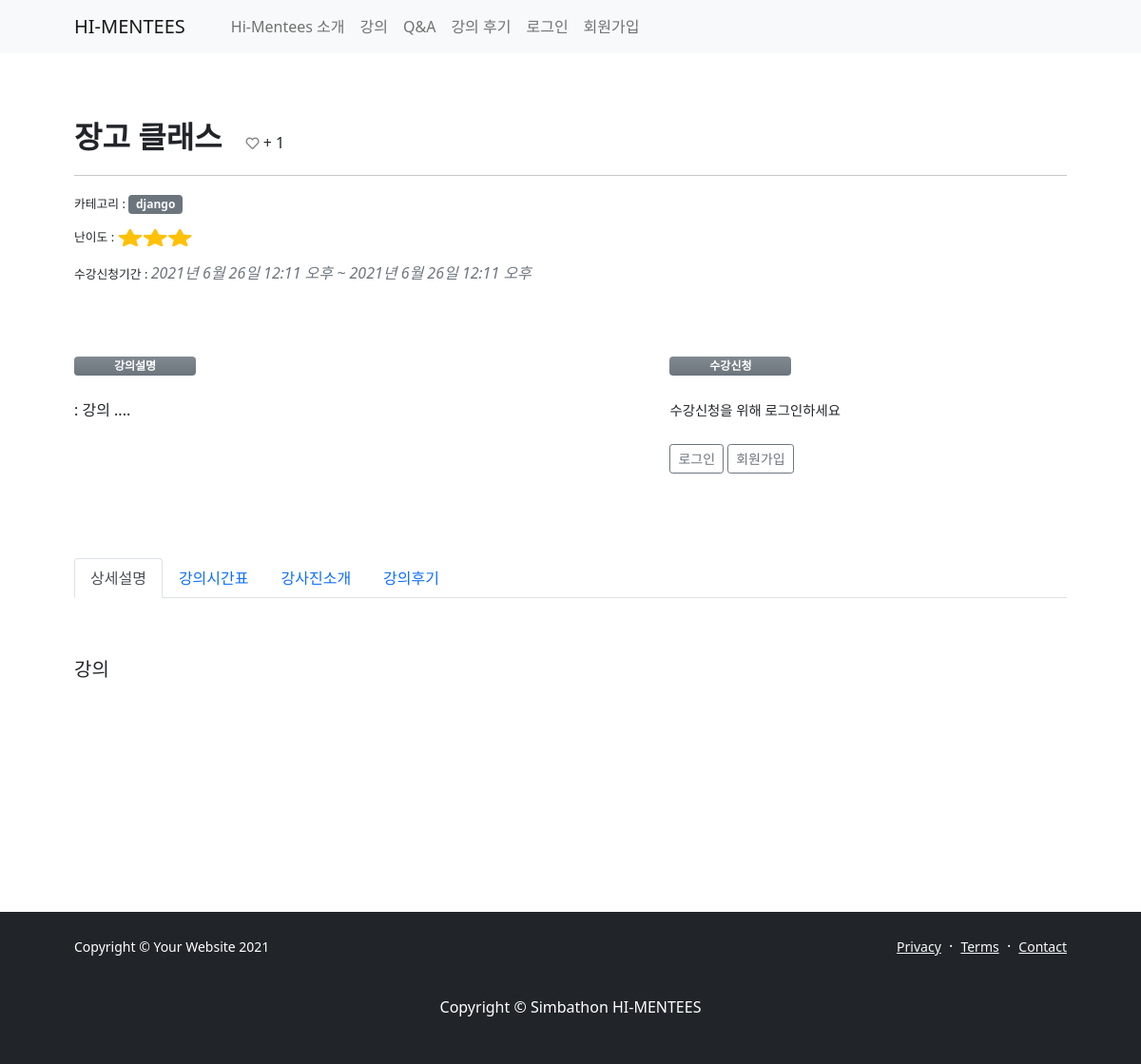
/lecture/1, run on the app's committed database.
### lecture/models.py (models this page shows, shortened)
class Lecture(models.Model):
    id=models.AutoField(primary_key=True)
    title=models.CharField(max_length=200)
    category = models.ForeignKey('Category', on_delete=models.CASCADE, null=True)
    body=models.TextField()
    LEVEL_CHOICE = (
    ('star1','1단계'),
    ('star2','2단계'),
    ('star3','3단계'),
    ('star4','4단계'),
    ('star5','5단계'),)
    level=models.CharField(max_length=10, choices=LEVEL_CHOICE)
    host=models.ForeignKey(UserProfile, on_delete=models.CASCADE)
    app_start_date=models.DateTimeField()
    app_end_date=models.DateTimeField()
    thumbnail=models.ImageField(upload_to='images/',blank=True, null=True)
    schedule=models.ImageField(upload_to='images/',blank=True, null=True)
    enrol_students=models.ManyToManyField(settings.AUTH_USER_MODEL, blank=True, related_name="enrol")
    like_users=models.ManyToManyField(settings.AUTH_USER_MODEL, related_name="like_lectures")
    def summary(self):
        return self.body[:20]
    class Meta:
        db_table='Lecture'

class Category(models.Model):
    name=models.CharField(max_length=20,null=False)
    def __str__(self):
        return self.name

### lecture/views.py (the view)
# urls.py: path('<str:id>',detail, name="detail"),
def detail(request, id):
    lecture=get_object_or_404(Lecture, pk=id)
    return render(request, 'lecture/lectureDetail.html',{'lecture':lecture})

### accounts/models.py (called while the page is built)
    def __str__(self):
        return self.name

### lecture/templates/lecture/lectureDetail.html (shortened to what this page needs)
{% extends "base.html" %}
{% load static %}
{% block content %}
<!DOCTYPE html>
    <head>
        <link href="https://cdn.jsdelivr.net/npm/bootstrap-icons@1.5.0/font/bootstrap-icons.css" rel="stylesheet" />
        <link href="css/styles.css" rel="stylesheet" />
    </head>
    <body class="d-flex flex-column">
        <main class="flex-shrink-0">
            <section class="py-5">
                <div class="container px-5 my-5">
                    <div class="row gx-5">
                                <header class="mb-4">
                                    <div>
                                        <span>
                                        <span class="fw-bolder mb-1" style="font-size:xx-large">{{lecture.title}} &nbsp; </span>
                                        {% with lecture_like_users=lecture.like_users.all %}
                                        {% if request.user in lecture_like_users %}
                                        <a href="{% url 'lecture:like' lecture.id %}">
                                        <i class="fas fa-heart fa-sm animated delay-1s" style="color: red;"></i>
                                        </a>
                                        {% elif user.is_authenticated %}
                                        <a href="{% url 'lecture:like' lecture.id %}">
                                        <i class="far fa-heart fa-sm animated infinite bounce delay-1s" style="color: gray;"></i>
                                        </a>
                                        {% else %}
                                        <i class="far fa-heart fa-sm animated infinite bounce delay-1s" style="color: gray;"></i>
                                        {% endif %}
                                        <span>  + {{ lecture_like_users|length }} </span>
                                        {% endwith %}
                                        </span>
                                        <br>
                                        <hr>
                                        <span style ="font-size:0.8em"> 카테고리 : </span><a class="badge bg-secondary text-decoration-none link-light" href="#!">{{lecture.category}}</a>
                                        <br>
                                        <span style ="font-size:0.8em">난이도 : </span>
                                        {% if lecture.level == 'star3' %}
                                        <img src="{%static 'images/star3.png' %}" width=130 height=50></img>
                                        {% endif %}
                                        <br>
                                        <span style ="font-size:0.8em"> 수강신청기간 : </span><span class="text-muted fst-italic mb-2">{{lecture.app_start_date}} ~ {{lecture.app_end_date}}</span>
                                    </div>
                                </header>
                                    <div>
                                        <br><br>
                                        <div style="width:60%; float:left;">
                                        <div class="badge bg-secondary bg-gradient text-wrap" style="width: 8rem;">
                                            강의설명
                                          </div><br><br>
                                            :  {{lecture.summary}} ....
                                        </div>
                                         <div style="width:40%; float:right;">
                                         <div class="badge bg-secondary bg-gradient text-wrap" style="width: 8rem;">
                                            수강신청
                                          </div><br><br>
                                        {% if user.is_authenticated %}
                                            {% if user.userprofile.job == '학생' %}
                                                {% if user in lecture.enrol_students.all %}
                                                &nbsp;<a href="{% url 'lecture:drop_student' lecture.id %}" type="button"  class="btn btn-outline-secondary  btn-block">수강취소</a>
                                                {% else %}
                                                &nbsp;<a href="{% url 'lecture:enrol_student' lecture.id %}" type="button"  class="btn btn-outline-secondary  btn-block">수강신청</a>
                                                {% endif %}
                                            {% else %}
                                            <a href="#" style="color: rgb(231, 84, 58);" class="text-decoration-none">※학생만 수강신청할 수 있습니다.※</a>
                                            {% endif %}
                                        {% else %}
                                        <span style ="font-size:0.9em"> 수강신청을 위해 로그인하세요 </span>
                                        <br><br>
                                        <a href="{% url 'account_login' %}" class="btn btn-outline-secondary btn-sm btn-block" >로그인</a>
                                        <a href="{% url 'account_signup' %}" class="btn btn-outline-secondary btn-sm btn-block" >회원가입</a>
                                        {% endif %}
                                        </div>
                                    </div>
                                    <br><br><br><br><br> <br><br><br><br><br><br>
                                    <div>
                                    <body>
                                    <section class="mb-5">
                                        <ul class="nav nav-tabs" id="myTab" role="tablist">
                                            <li class="nav-item" role="presentation">
                                            <button class="nav-link active" id="detail_introduce-tab" data-bs-toggle="tab" data-bs-target="#detail_introduce" type="button" role="tab" aria-controls="detail_introduce" aria-selected="true">상세설명</button>
                                            </li>
                                            <li class="nav-item" role="presentation">
                                            <button class="nav-link" id="schedule-tab" data-bs-toggle="tab" data-bs-target="#schedule" type="button" role="tab" aria-controls="schedule" aria-selected="false">강의시간표</button>
                                            </li>
                                            <li class="nav-item" role="presentation">
                                            <button class="nav-link" id="introduce-tab" data-bs-toggle="tab" data-bs-target="#introduce" type="button" role="tab" aria-controls="introduce" aria-selected="false">강사진소개</button>
                                            </li>
                                            <li class="nav-item" role="presentation">
                                            <button class="nav-link" id="review-tab" data-bs-toggle="tab" data-bs-target="#review" type="button" role="tab" aria-controls="review" aria-selected="false">강의후기</button>
                                            </li>
                                        </ul>
                                        <div class="tab-content" id="myTabContent">
                                            <div class="tab-pane fade show active" id="detail_introduce" role="tabpanel" aria-labelledby="detail_introduce-tab"><p class="fs-5 mb-4"><br><br>{{lecture.body}}</p></div>
                                        </div>
                                        <br><br><br>
                                    </section>
                                    </body>
                                    </div>
                            <br><br><br>
                    </div>
                </div>
            </section>
        </main>
        <footer class="bg-dark py-4 mt-auto">
            <div class="container px-5">
                <div class="row align-items-center justify-content-between flex-column flex-sm-row">
                    <div class="col-auto"><div class="small m-0 text-white">Copyright &copy; Your Website 2021</div></div>
                    <div class="col-auto">
                        <a class="link-light small" href="#!">Privacy</a>
                        <span class="text-white mx-1">&middot;</span>
                        <a class="link-light small" href="#!">Terms</a>
                        <span class="text-white mx-1">&middot;</span>
                        <a class="link-light small" href="#!">Contact</a>
                    </div>
                </div>
            </div>
        </footer>
    </body>
</html>
{%endblock%}

### data on the page
Lecture: title "장고 클래스", category "django", app_start_date "2021년 6월 26일 12:11 오후", app_end_date "2021년 6월 26일 12:11 오후", summary "강의", body "강의"

### other printed values
{{ lecture_like_users|length }} "1"
